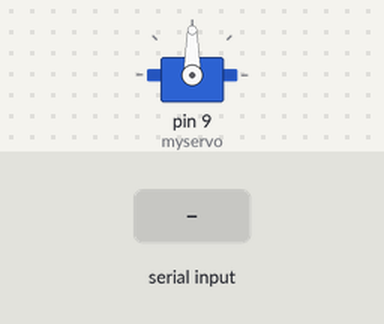
A sketch run on a simulated Arduino Uno, built with avr-gcc and run on an emulated ATmega328P. On the bench: servo. The test bench sets the inputs (shaded band).

Above: at 1.2 s.
1.3 s: "r" received over Serial
3.0 s: "1" received over Serial
At 4.0 s:
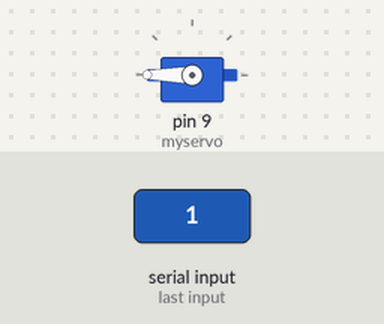
Timing chart, 0 to 6.0 s (numbered marks = the images above; inputs shaded):
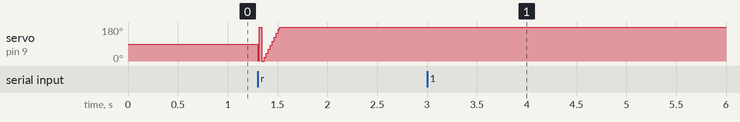

Measured:
- after the input at 3.0 s, servo on pin 9 (myservo): stays 180° (without the input it goes to 0° after 1.3 s)

The sketch:

_________________________________________.ino
```cpp
#include <Servo.h>
Servo myservo;
int state =0;
int pos;
void setup() {
  myservo.attach(9);
  Serial.begin(9600);
}
void loop() {
if(Serial.available() > 0)
{
  state = Serial.read();
}
if(state == 'r')
{
  pos = pos +1;
      myservo.write(pos);

}

if(state == 'l')
{
    pos = pos -1;

      myservo.write(15);

}
}
```
